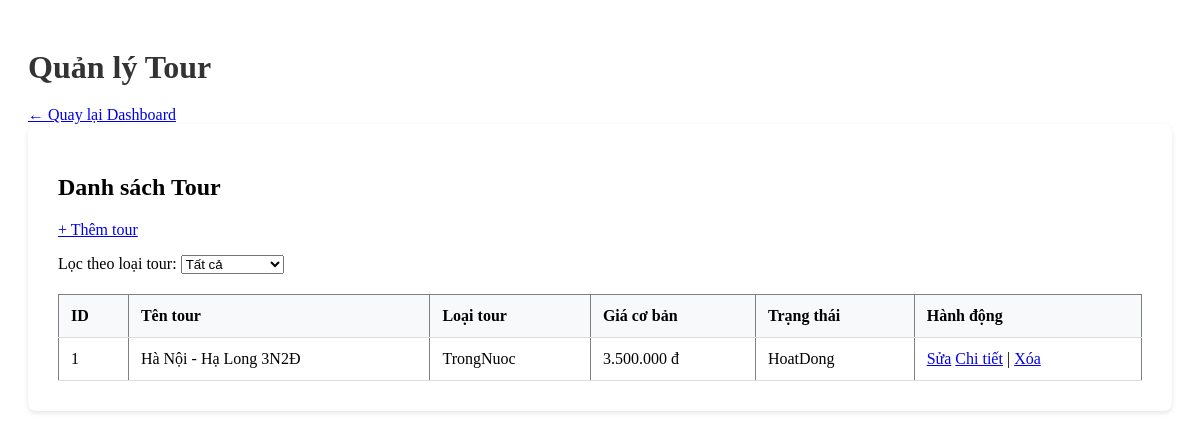
Screenshot of /index.php?act=admin/quanLyTour with the database file from the repository.
### tables this page shows
CREATE TABLE tour (
  tour_id INT PRIMARY KEY AUTO_INCREMENT,
  ten_tour VARCHAR(255),
  loai_tour ENUM('TrongNuoc','QuocTe','TheoYeuCau'),
  mo_ta TEXT,
  gia_co_ban DECIMAL(15,2),
  chinh_sach TEXT,
  id_nha_cung_cap INT,
  tao_boi INT,
  trang_thai ENUM('HoatDong','TamDung','HetHan') DEFAULT 'HoatDong',
  FOREIGN KEY (id_nha_cung_cap) REFERENCES nha_cung_cap(id_nha_cung_cap),
  FOREIGN KEY (tao_boi) REFERENCES nguoi_dung(id)
);

### controllers/AdminController.php (called while the page is built, shortened)
<?php
class AdminController {
    public function quanLyTour() {
        require_once 'models/Tour.php';
        $tourModel = new Tour();
        $tours = $tourModel->getAll();
        require 'views/admin/quan_ly_tour.php';
    }
}

### commons/env.php (called while the page is built, shortened)
<?php
function getPDOConnection() {
    try {
        $conn = new PDO(
            "mysql:host=" . DB_HOST . ";port=" . DB_PORT . ";dbname=" . DB_NAME . ";charset=utf8mb4",
            DB_USERNAME,
            DB_PASSWORD,
            [
                PDO::ATTR_ERRMODE => PDO::ERRMODE_EXCEPTION,
                PDO::ATTR_DEFAULT_FETCH_MODE => PDO::FETCH_ASSOC,
                PDO::ATTR_EMULATE_PREPARES => false
            ]
        );
        $conn->exec("SET time_zone = '+07:00'");
        return $conn;
    } catch (PDOException $e) {
        die("Kết nối thất bại: " . $e->getMessage());
    }
}

### commons/function.php (called while the page is built, shortened)
<?php
function connectDB() {
    return getPDOConnection();
}

### models/Tour.php (called while the page is built, shortened)
<?php
class Tour
{
    public $conn;
    public function __construct()
    {
        $this->conn = connectDB();
    }
    public function getAll() {
        $sql = "SELECT * FROM tour ORDER BY tour_id DESC";
        $stmt = $this->conn->prepare($sql);
        $stmt->execute();
        return $stmt->fetchAll();
    }
}

### views/admin/quan_ly_tour.php (the view, shortened to what this page needs)
<!DOCTYPE html>
<html lang="vi">
<head>
    <link rel="stylesheet" href="<?php echo BASE_URL; ?>public/css/admin.css">
</head>
<body>
    <div class="admin-container">
        <h1>Quản lý Tour</h1>
        <a href="<?php echo BASE_URL; ?>index.php?act=admin/dashboard">← Quay lại Dashboard</a>
        <div class="content">
            <h2>Danh sách Tour</h2>
            <p>
                <a href="<?php echo BASE_URL; ?>index.php?act=tour/create">+ Thêm tour</a>
            </p>
            <form method="GET" action="<?php echo BASE_URL; ?>index.php" style="margin-bottom: 20px;">
                <label for="loai_tour">Lọc theo loại tour:</label>
                <select name="loai_tour" id="loai_tour" onchange="this.form.submit()">
                    <option value="">Tất cả</option>
                </select>
            </form>
            <?php if (isset($tours) && count($tours) > 0) : ?>
            <table border="1" cellpadding="8" cellspacing="0" width="100%">
                <thead>
                    <tr>
                        <th>ID</th>
                        <th>Tên tour</th>
                        <th>Loại tour</th>
                        <th>Giá cơ bản</th>
                        <th>Trạng thái</th>
                        <th>Hành động</th>
                    </tr>
                </thead>
                <tbody>
                    <?php foreach ($tours as $tour) : ?>
                    <tr>
                        <td><?php echo htmlspecialchars($tour['tour_id']); ?></td>
                        <td><?php echo htmlspecialchars($tour['ten_tour']); ?></td>
                        <td><?php echo htmlspecialchars($tour['loai_tour']); ?></td>
                        <td><?php echo number_format((float)$tour['gia_co_ban'], 0, ',', '.'); ?> đ</td>
                        <td><?php echo htmlspecialchars($tour['trang_thai']); ?></td>
                        <td>
                            <a href="<?php echo BASE_URL; ?>index.php?act=tour/update&id=<?php echo urlencode($tour['tour_id']); ?>">Sửa</a>
                            <a href="<?php echo BASE_URL; ?>index.php?act=admin/chiTietTour&id=<?php echo urlencode($tour['tour_id']); ?>">Chi tiết</a>
                            |
                            <a href="<?php echo BASE_URL; ?>index.php?act=tour/delete&id=<?php echo urlencode($tour['tour_id']); ?>" onclick="return confirm('Xóa tour này?');">Xóa</a>
                        </td>
                    </tr>
                    <?php endforeach; ?>
                </tbody>
            </table>
            <?php else: ?>
                <p>Chưa có tour nào.</p>
            <?php endif; ?>
        </div>
    </div>
</body>
</html>

### public/css/admin.css (style rules this page uses)
.admin-container { max-width: 1400px; margin: 0 auto; padding: 20px; }
.admin-container h1 { margin-bottom: 20px; color: #333; }
.content { background: white; padding: 30px; border-radius: 8px; box-shadow: 0 2px 5px rgba(0,0,0,0.1); }
table { width: 100%; border-collapse: collapse; margin-top: 20px; }
table th, table td { padding: 12px; text-align: left; border-bottom: 1px solid #ddd; }
table th { background: #f8f9fa; font-weight: bold; }

### rows the page displays
tour: tour_id "1", ten_tour "Hà Nội - Hạ Long 3N2Đ", loai_tour "TrongNuoc", gia_co_ban "3.500.000", trang_thai "HoatDong"
